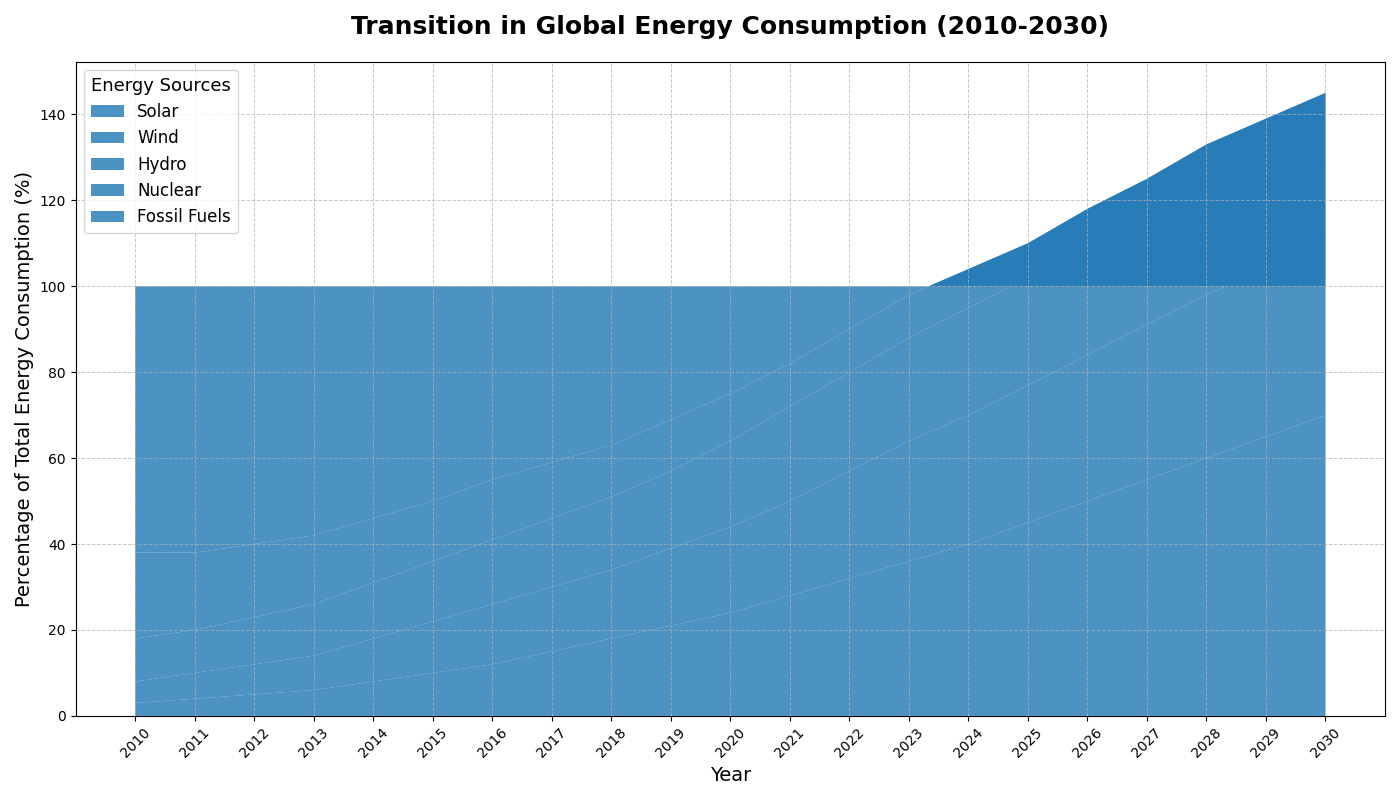

Here is the Python script that generated this plot:
import matplotlib.pyplot as plt
import numpy as np

# Define years from 2010 to 2030
years = np.arange(2010, 2031)

# Hypothetical data: Energy consumption percentages by source
solar = np.array([3, 4, 5, 6, 8, 10, 12, 15, 18, 21, 24, 28, 32, 36, 40, 45, 50, 55, 60, 65, 70])
wind = np.array([5, 6, 7, 8, 10, 12, 14, 15, 16, 18, 20, 22, 25, 28, 30, 32, 34, 36, 38, 39, 40])
hydro = np.array([10, 10, 11, 12, 13, 14, 15, 16, 17, 18, 20, 22, 23, 24, 25, 25, 26, 27, 28, 29, 30])
nuclear = np.array([20, 18, 17, 16, 15, 14, 14, 13, 12, 12, 11, 10, 10, 10, 9, 8, 8, 7, 7, 6, 5])
fossil = 100 - (solar + wind + hydro + nuclear)

fig, ax = plt.subplots(figsize=(14, 8))

# Apply a single color for all data groups
ax.stackplot(years, solar, wind, hydro, nuclear, fossil,
             labels=['Solar', 'Wind', 'Hydro', 'Nuclear', 'Fossil Fuels'],
             colors=['#1f77b4'],  # Single color pattern
             alpha=0.8)

ax.set_title('Transition in Global Energy Consumption (2010-2030)', fontsize=18, fontweight='bold', pad=20)
ax.set_xlabel('Year', fontsize=14)
ax.set_ylabel('Percentage of Total Energy Consumption (%)', fontsize=14)
ax.legend(loc='upper left', fontsize=12, title='Energy Sources', title_fontsize='13')
ax.grid(True, linestyle='--', linewidth=0.7, alpha=0.7)
plt.xticks(years, rotation=45)
plt.tight_layout()
plt.show()
